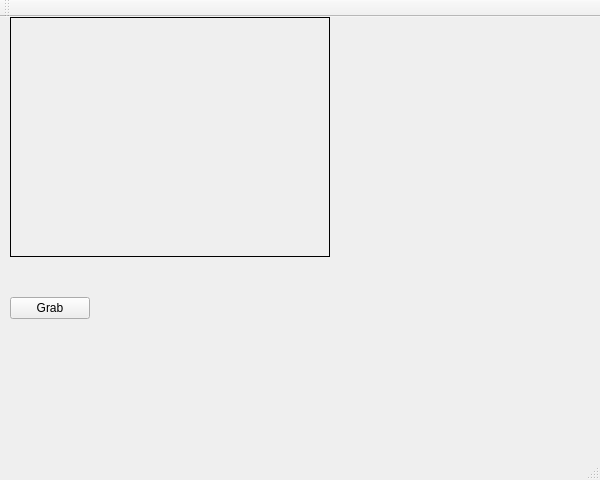
<?xml version="1.0" encoding="UTF-8"?>
<ui version="4.0">
 <class>grab_gui</class>
 <widget class="QMainWindow" name="grab_gui">
  <property name="geometry">
   <rect>
    <x>0</x>
    <y>0</y>
    <width>600</width>
    <height>480</height>
   </rect>
  </property>
  <property name="windowTitle">
   <string>grab_gui</string>
  </property>
  <widget class="QWidget" name="centralWidget">
   <widget class="QLabel" name="imageLabel">
    <property name="geometry">
     <rect>
      <x>10</x>
      <y>0</y>
      <width>320</width>
      <height>240</height>
     </rect>
    </property>
    <property name="minimumSize">
     <size>
      <width>320</width>
      <height>240</height>
     </size>
    </property>
    <property name="maximumSize">
     <size>
      <width>320</width>
      <height>240</height>
     </size>
    </property>
    <property name="frameShape">
     <enum>QFrame::Box</enum>
    </property>
    <property name="frameShadow">
     <enum>QFrame::Plain</enum>
    </property>
    <property name="text">
     <string/>
    </property>
   </widget>
   <widget class="QPushButton" name="grabButton">
    <property name="geometry">
     <rect>
      <x>10</x>
      <y>280</y>
      <width>80</width>
      <height>22</height>
     </rect>
    </property>
    <property name="text">
     <string>Grab</string>
    </property>
   </widget>
  </widget>
  <widget class="QMenuBar" name="menuBar">
   <property name="geometry">
    <rect>
     <x>0</x>
     <y>0</y>
     <width>600</width>
     <height>19</height>
    </rect>
   </property>
  </widget>
  <widget class="QToolBar" name="mainToolBar">
   <attribute name="toolBarArea">
    <enum>TopToolBarArea</enum>
   </attribute>
   <attribute name="toolBarBreak">
    <bool>false</bool>
   </attribute>
  </widget>
  <widget class="QStatusBar" name="statusBar"/>
 </widget>
 <layoutdefault spacing="6" margin="11"/>
 <resources/>
 <connections/>
</ui>
